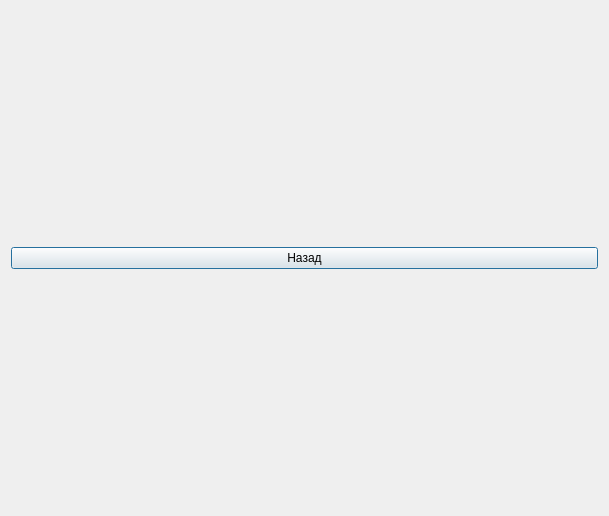
<?xml version="1.0" encoding="UTF-8"?>
<ui version="4.0">
 <class>FirstWindow</class>
 <widget class="QDialog" name="FirstWindow">
  <property name="geometry">
   <rect>
    <x>0</x>
    <y>0</y>
    <width>609</width>
    <height>516</height>
   </rect>
  </property>
  <property name="windowTitle">
   <string>Dialog</string>
  </property>
  <layout class="QVBoxLayout" name="verticalLayout">
   <item>
    <widget class="QPushButton" name="pushButton">
     <property name="text">
      <string>Назад</string>
     </property>
    </widget>
   </item>
  </layout>
 </widget>
 <resources/>
 <connections/>
</ui>
